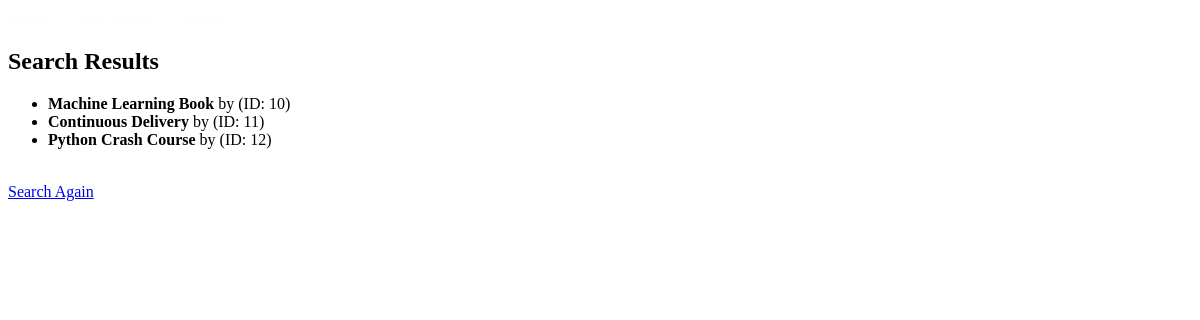
/books/lab8/task3/, run on an earlier commit of the app's database.
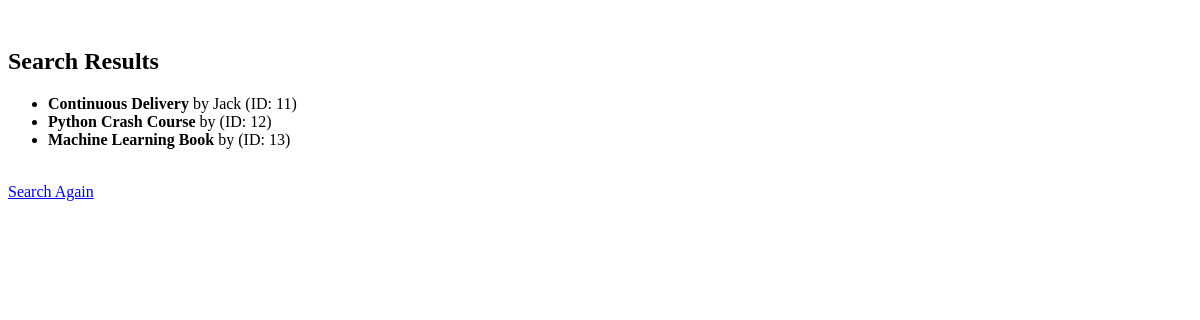
And on a later commit of the database.
### apps/bookmodule/models.py (models this page shows)
class Book(models.Model):
    title = models.CharField(max_length = 50)
    author = models.CharField(max_length = 50)
    price = models.FloatField(default = 0.0)
    edition = models.SmallIntegerField(default = 1)
    quantity = models.IntegerField(default=1)
    pubdate = models.DateTimeField(null=True)
    rating = models.SmallIntegerField(default=1)
    publisher = models.ForeignKey(Publisher, null=True, on_delete=models.SET_NULL)
    authors = models.ManyToManyField(Author)

### apps/bookmodule/views.py (the view)
# urls.py: path('lab8/task3/', views.task3, name='task3'),
def task3(request):
    books = Book.objects.filter(
        ~Q(edition__gt=3) & ~(Q(title__icontains="qu") | Q(author__icontains="qu"))
    )
    return render(request, "bookmodule/bookList.html", {"books": books})

### apps/templates/bookmodule/bookList.html (shortened to what this page needs)
{% extends "layouts/base.html" %}
{% load static %}
{% block content %}
<h2>Search Results</h2>
{% if books %}
    <ul>
    {% for book in books %}
        <li><strong>{{ book.title }}</strong> by {{ book.author }} (ID: {{ book.id }})</li>
    {% endfor %}
    </ul>
{% else %}
    <p>No books found matching your criteria.</p>
{% endif %}
<br>
<a href="{% url 'books.search' %}">Search Again</a>
{% endblock content %}

What changed in the data, as far as the page shows it:
removed Book: title "Machine Learning Book", id "10"
changed Book "Continuous Delivery": author (not shown) → "Jack"
added Book: title "Machine Learning Book", id "13"
